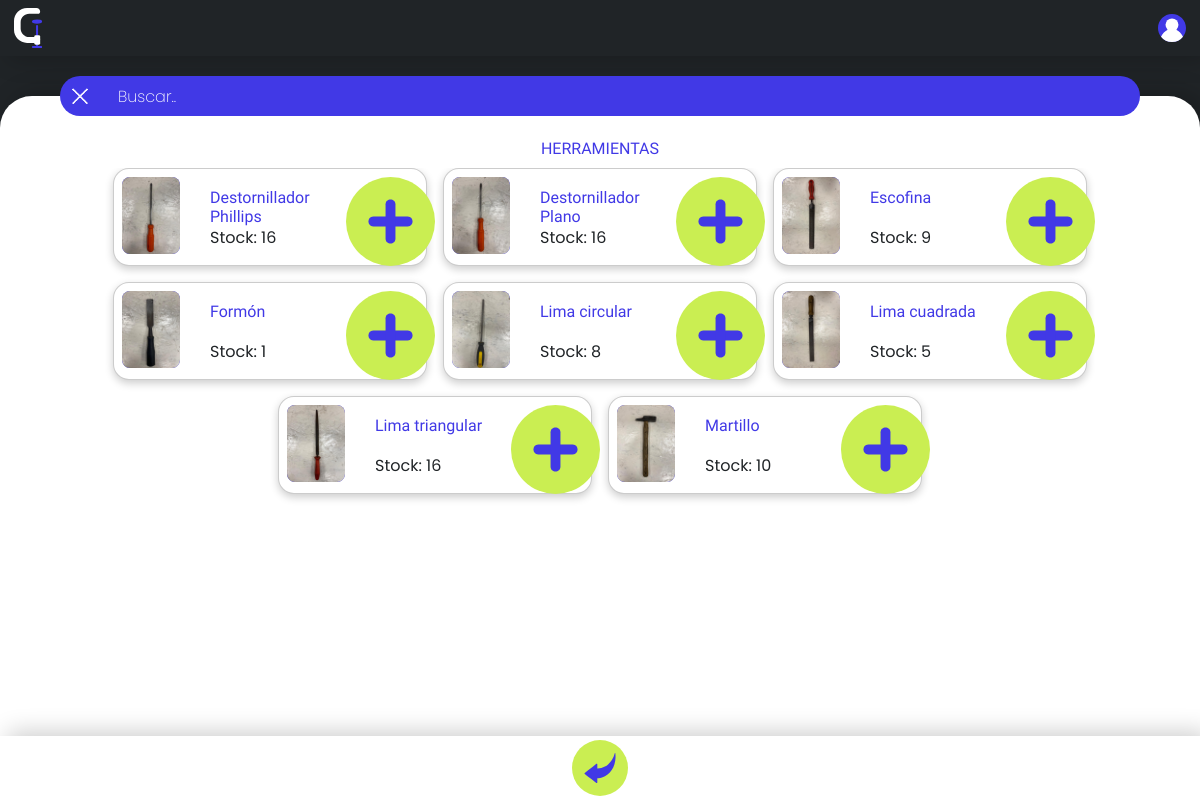
Page /buscarherramienta.php (signed in) on the committed database.
### tables this page shows
CREATE TABLE `herramientas` (
  `id` int(11) NOT NULL,
  `nombre` varchar(100) NOT NULL,
  `descripcion` varchar(200) NOT NULL,
  `imagen` varchar(200) NOT NULL,
  `cantidad` int(11) NOT NULL
);

### buscarherramienta.php (the view, shortened to what this page needs)
<?php
include "codigophp/conexionbs.php";
include "codigophp/añadirpaleta.php";
?>
<!DOCTYPE html>
<html lang="es">
<head>
    <link rel="stylesheet" href="estiloscss/animaciones.css">
    <link rel="stylesheet" href="estiloscss/styles.css">
    <link rel="stylesheet" href="estiloscss/imagenes.css">
</head>
<body>
    <div id="pagina2">
        <div id="header">
           <a href="inicio.php" class="imagen"><?php incrustarSVG("imagenes/SVG/logo"); ?></a>
            <button class="imagen" ><?php incrustarSVG("imagenes/SVG/user"); ?></button>
        </div>
        <div id="contenido">
            <form class="barra" method="get"  action="./buscarherramienta.php">
                <input type="submit" class="equis" value=""></button>
                <input type="text" name="busqueda" placeholder="Buscar..">
                <div></div>
            </form>
            <div class="contenido2">
                <div class="con3" id="inicio">
                    <?php
                    if ($_SERVER["REQUEST_METHOD"] == "GET") {
                        $sql="";
                        if($_GET['busqueda'] == null){
                            $sql = "SELECT * FROM herramientas";
                        }else{
                            $sql = "SELECT * FROM herramientas WHERE herramientas.nombre = '".$_GET['busqueda']."'";
                        }
                        $result = mysqli_query($conn, $sql);
                        if ($result->num_rows > 0) {
                            if($_GET['busqueda']== null){
                                echo '<h1>HERRAMIENTAS</h1>';
                            }else{
                                echo '<h1>RESULTADOS DE: '.$_GET['busqueda'].'</h1>';
                            }
                            echo'<div class="scroll-y" id="scroll" style="height:100%;"><div class="conscroll-y">';
                            while($row = $result->fetch_assoc()) {
                                if($row["cantidad"] == 0){
                                    echo '<div class="rectangulo3 verde"><h1>'.$row["nombre"].'</h1> <img src="" alt="" class="sinimagen imagen" ><p id="can" style="color:var(--letra_rojo);">SIN UNIDADES</p> <input type="number" name="id" id="id" style="display:none;" value="'.$row["id"].'"><input type="number" name="id" id="can2" style="display:none;" value="'.$row["cantidad"].'"><a class="imagen i" href="formularioreportes.php">'.incrustarSVG2("imagenes/SVG/alertab").'</a></div>';
                                }else{
                                    echo '<div class="rectangulo3"><h1>'.$row["nombre"].'</h1> <img src="'.$row["imagen"].'" alt="" class="imagen imagen_herramienta"><p id="can">Stock: '.$row["cantidad"].'</p> <input type="number" name="id" id="id"  style="display:none;" value="'.$row["id"].'"><input type="number" name="id" id="can2" style="display:none;" value="'.$row["cantidad"].'"><a class="imagen i tocar">'.incrustarSVG2("imagenes/SVG/signomas").'</a></div>';
                                }
                            }
                            echo'</div></div>';
                        }else{
                            if($_GET['busqueda']== null){
                                echo "<h1>NO SE ENCONTRARON HERRAMIENTAS</h1>";
                            }else{
                                echo '<h1>NO SE ENCONTRO: '.$_GET['busqueda'].'</h1>';
                            }
                        }
                    }
                    ?>
                </div>
            </div>
        </div>
        <div id="footer">
        <a onclick="goBacka()" class="flecha imagen i centro">Volver<?php incrustarSVG("imagenes/SVG/flecha"); ?></a>
        </div>
    </div>
</body>
</html>

### estiloscss/styles.css (style rules this page uses)
a { text-decoration: none; }
h1 { font-family: "Days One", sans-serif; font-size: 2vh; font-weight: 200; color: var(--letra_blanco); }
p { font-family: "Poppins", sans-serif; font-size: 2vh; font-weight: 200; color: var(--letra_blanco); }
input { font-family: "Poppins", sans-serif; font-size: 2vh; font-weight: 200; color: var(--letra_blanco); border:none; background: transparent; border-radius:5vh; }
input::placeholder { color: var(--letra_blanco); }
button { background-color: transparent; border: none; }
button, a, input[type="submit"] { cursor: pointer; }
#pagina2 { position: absolute; right:0%; top:0%; height:100%; width: 100%; display:grid; grid-template: "HEA HEA HEA"7vh ". . ."5vh "CON CON CON"auto "FOO FOO FOO"8vh/ auto auto auto; background-color: var(--negro); }
#header { padding-left:1vh; padding-right:1vh; display: grid; grid-template: ". . ." auto "LOGO . USUARIO"5vh ". . ." auto/ 5vh auto 5vh; grid-area: HEA; background-color: var(--negro); box-shadow: 1vh 0.5vh 3vh 0vh var(--sombra); }
#header :nth-child(1) { grid-area:LOGO; }
#header :nth-child(2) { grid-area:USUARIO; }
#contenido { grid-area: CON; background-color: var(--blanco); box-shadow: 1vh -0.5vh 3vh 0vh var(--sombra); border-radius:4vh 4vh 0vh 0vh; display: grid; position:relative; grid-template: ". . ."4vh ". CON2 ."auto/ auto 90% auto; }
.contenido2 { grid-area: CON2; overflow-y: auto; display:grid; grid-template: ". CON3 ."100%/ auto 100% auto; }
.con3 { grid-area: CON3; display: flex ; flex-direction: column; align-items: center; }
.con3 h1 { color:var(--azul); }
#footer { position: fixed; height: 8dvh; width: 100%; z-index: 100; left: 0%; bottom: 0%; background-color: var(--blanco); box-shadow: 1vh -0.5vh 3vh 0vh var(--sombra); display: flex; flex-wrap: wrap; justify-content:center; gap:10%; align-items: center; }
#footer a { font-family: "Days One", sans-serif; font-size: 2vh; font-weight: 200; color: var(--letra_blanco); padding-top: 2vh; padding-left:5vh; text-align: center; background-color:var(--azul); border-radius:25vh; background-position: left; height: 5vh; width: 15vw; }
.scroll-y { position: relative; overflow-x: none; overflow-y: auto; height: 25vh; width: 100%; display: flex; justify-content: center; }
.conscroll-y { padding-bottom: 4dvh; overflow: auto; position: relative; width: 100%; height: max-content; display: flex; justify-content: center; flex-wrap: wrap; gap: 2vh; }
.barra { background-color:var(--azul); position: absolute; border-radius: 5vh; display: grid; grid-template-columns: 5vh auto 5vh; gap:2vh; height: 5vh; width: 60%; left:50%; right:50%; transform: translate(-50%, -50%); }
#can { margin-top: 4vh; }
.rectangulo3 { background-color: var(--blanco); height: 12vh; width: 39vh; border-radius: 2vh; display: grid; grid-template: ". . . . . . ."1vh ". IMG . TITULO . BOTON ."2vh ". IMG . TEXTO . BOTON . " auto ". . . . . . ."1vh/ 1vh 9vh 2vh auto auto 8vh 2vh; box-shadow: 0 0.4vh 1vh var(--sombra); border: 0.1vh solid var(--sombra); }
.rectangulo3 h1 { grid-area: TITULO; }
.rectangulo3 p { color: var(--letra_negro); grid-area: TEXTO; font-weight: 400; }
.rectangulo3 img { color: var(--letra_negro); grid-area: IMG; font-weight: 400; background-color: var(--letra_azul); border-radius: 1vh; background-size: 4vh; }
.rectangulo3 a { grid-area: BOTON; }
@media (max-width: 1300px) { .barra { width: 90%; } }
@media (max-width: 1300px) { #footer a { font-size: 0vh; background-color: transparent; background-position: center; } }
@media (max-width: 1300px) { #footer { gap: 5%; } }

### estiloscss/imagenes.css (style rules this page uses)
.equis { background-image: URL(imagenes/x.png); background-size: 2vh; background-repeat:no-repeat; background-position: center; }
.imagen { position: relative; display: flex; align-items: center; justify-content: center; }
.imagen_herramienta { width: 80%; }
.imagen svg { width: auto; height: 100%; }
.i, .d { display: block; align-items: none; justify-content: none; }
.i svg { position: absolute; top: 0%; left: 0%; }
@media (max-width: 1300px) { #footer .i svg { width: 100%; } }

### rows in the picture
herramientas: nombre "Destornillador Phillips", imagen (picture), cantidad "16"
herramientas: nombre "Destornillador Plano", imagen (picture), cantidad "16"
herramientas: nombre "Escofina", imagen (picture), cantidad "9"
herramientas: nombre "Formón", imagen (picture), cantidad "1"
herramientas: nombre "Lima circular", imagen (picture), cantidad "8"
herramientas: nombre "Lima cuadrada", imagen (picture), cantidad "5"
herramientas: nombre "Lima triangular", imagen (picture), cantidad "16"
herramientas: nombre "Martillo", imagen (picture), cantidad "10"
